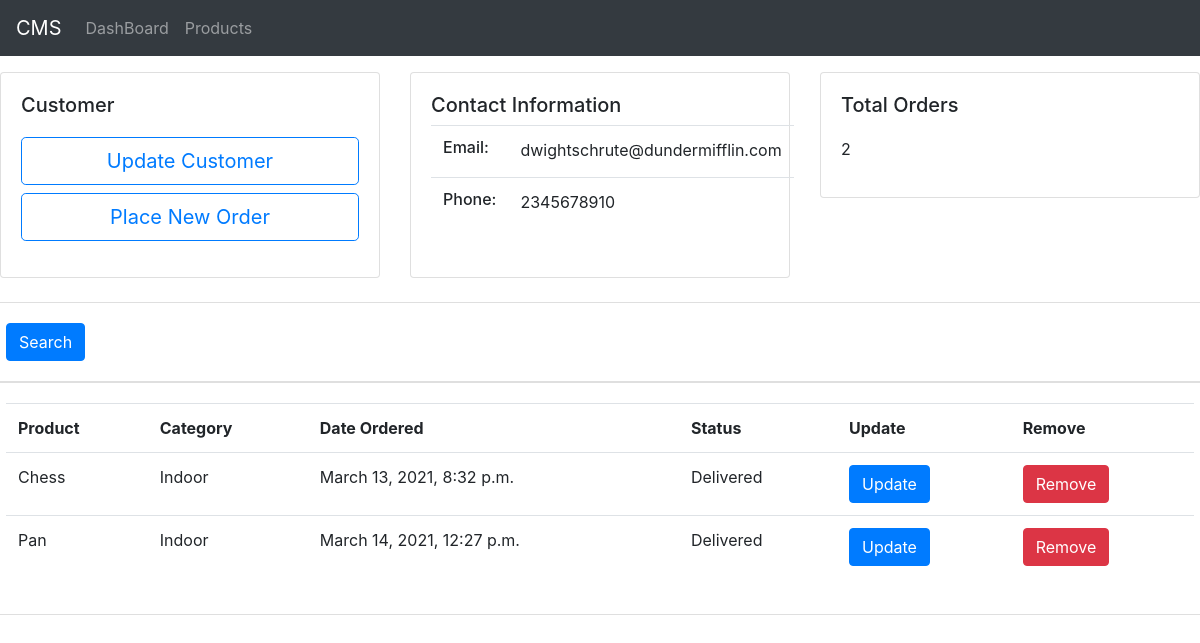
The app's page /customer/2/ with its own data.
### accounts/models.py (models this page shows, shortened)
class Customer(models.Model):
    name = models.CharField(max_length=200, null=True)
    phone = models.CharField(max_length=200, null=True)
    email = models.CharField(max_length=200, null=True)
    date_created = models.DateTimeField(auto_now_add=True, null=True)

class Order(models.Model):
    STATUS = (
        ('Pending', 'Pending'),
        ('Out For Delivery', 'Out For Delivery'),
        ('Delivered', 'Delivered')
    )
    status = models.CharField(max_length=50, null=True, choices=STATUS)
    date_created = models.DateTimeField(auto_now_add=True, null=True)
    customer = models.ForeignKey(
        Customer, null=True, on_delete=models.SET_NULL)
    product = models.ForeignKey(Product, null=True, on_delete=models.SET_NULL)

class Product(models.Model):
    CATEGORY = (
        ("Indoor", "Indoor"),
        ("Outdoor", "Outdoor"),
    )
    name = models.CharField(max_length=100, null=True)
    category = models.CharField(max_length=100, null=True, choices=CATEGORY)
    description = models.CharField(max_length=100, null=True)
    price = models.FloatField(null=True)
    date_created = models.DateTimeField(auto_now_add=True, null=True)
    tags = models.ManyToManyField(Tag)
    def __str__(self):
        return self.name

### accounts/views.py (the view)
# urls.py: path('customer/<str:pk_test>/', views.customer, name='customers'),
def customer(request, pk_test):
    customers = Customer.objects.get(id=pk_test)
    orders = customers.order_set.all()
    order_count = orders.count()
    context = {'customer': customers,
               'orders': orders, 'order_count': order_count}
    return render(request, 'accounts/customer.html', context)

### accounts/templates/accounts/customer.html (shortened to what this page needs)
{% extends 'accounts/index.html'%}
{% block content %}
<br>
<br>
  <div class="row">
    <div class="col-md-4">
      <div class="card card-body">
          <div class="card-title"><h5>Customer</h5></div>
          <table class='table'>
            <tr>
              <a class="btn btn-outline-primary btn-lg btn-block" href="">Update Customer</a>
              </tr>
              <tr>
                <a class="btn btn-outline-primary  btn-lg btn-block" href="{% url 'create_order' customer.id %}">Place New Order</a>
              </tr>
          </table>
      </div>
    </div>
    <div class="col-md-4">
      <div class="card card-body">
        <div class="card-title"><h5>Contact Information</h5>
        <table class="table">
          <tr>
          <th><h6>Email:</h6></th>
          <td>{{customer.email}}</td>
        </tr>
        <tr>
          <th><h6>Phone:</h6></th>
          <td>{{customer.phone}}</td>
        </tr>
        </table>
      </div>
      </div>
    </div>
    <div class="col-md-4">
      <div class="card card-body">
        <div class="card-title"><h5>Total Orders</h5></div>
      </div>
    </div>
  </div>
  <br>
  <div class="row">
   <div class="card card-body">
    <form action="" method="get">
      <button class="btn btn-primary"href="" type="submit">Search</button>
    </form>
   </div>
  </div>
  <div class="row">
    <div class="card card-body">
      <table class="table">
        <tr>
          <th>Product</th>
          <th>Category</th>
          <th>Date Ordered</th>
          <th>Status</th>
          <th>Update</th>
          <th>Remove</th>
        </tr>
        {% for i in orders%}
        <tr>
        <td>{{i.product}}</td>
        <td>{{i.product.category}}</td>
        <td>{{i.date_created}}</td>
        <td>{{i.status}}</td>
        <td><a href="{% url 'update_order' i.id%}" class="btn btn-primary">Update</a></td>
        <td><a href="{% url 'delete_order' i.id%}" class="btn btn-danger">Remove</a></td>
      </tr>
        {%endfor%}
      </table>
    </div>
  </div>
  {% endblock%}

### records on screen
Customer: email "dwightschrute@dundermifflin.com", phone "2345678910"
Order: product "Chess", product.category "Indoor", date_created "March 13, 2021, 8:32 p.m.", status "Delivered"
Order: product "Pan", product.category "Indoor", date_created "March 14, 2021, 12:27 p.m.", status "Delivered"
